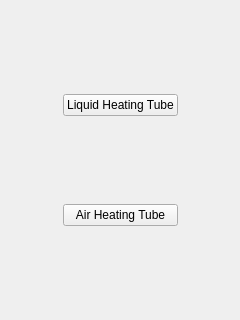
<?xml version="1.0" encoding="UTF-8"?>
<ui version="4.0">
 <class>Diagnostics::CLaSystem</class>
 <widget class="QWidget" name="Diagnostics::CLaSystem">
  <property name="geometry">
   <rect>
    <x>0</x>
    <y>0</y>
    <width>240</width>
    <height>320</height>
   </rect>
  </property>
  <property name="windowTitle">
   <string>Form</string>
  </property>
  <layout class="QGridLayout" name="gridLayout">
   <item row="1" column="1">
    <widget class="QPushButton" name="testLiquidHeatingTube">
     <property name="text">
      <string>Liquid Heating Tube</string>
     </property>
    </widget>
   </item>
   <item row="3" column="0">
    <spacer name="horizontalSpacer">
     <property name="orientation">
      <enum>Qt::Horizontal</enum>
     </property>
     <property name="sizeHint" stdset="0">
      <size>
       <width>40</width>
       <height>20</height>
      </size>
     </property>
    </spacer>
   </item>
   <item row="0" column="1">
    <spacer name="verticalSpacer">
     <property name="orientation">
      <enum>Qt::Vertical</enum>
     </property>
     <property name="sizeHint" stdset="0">
      <size>
       <width>20</width>
       <height>40</height>
      </size>
     </property>
    </spacer>
   </item>
   <item row="3" column="2">
    <spacer name="horizontalSpacer_2">
     <property name="orientation">
      <enum>Qt::Horizontal</enum>
     </property>
     <property name="sizeHint" stdset="0">
      <size>
       <width>40</width>
       <height>20</height>
      </size>
     </property>
    </spacer>
   </item>
   <item row="2" column="1">
    <spacer name="verticalSpacer_2">
     <property name="orientation">
      <enum>Qt::Vertical</enum>
     </property>
     <property name="sizeHint" stdset="0">
      <size>
       <width>20</width>
       <height>40</height>
      </size>
     </property>
    </spacer>
   </item>
   <item row="5" column="1">
    <spacer name="verticalSpacer_4">
     <property name="orientation">
      <enum>Qt::Vertical</enum>
     </property>
     <property name="sizeHint" stdset="0">
      <size>
       <width>20</width>
       <height>40</height>
      </size>
     </property>
    </spacer>
   </item>
   <item row="3" column="1">
    <widget class="QPushButton" name="testAirHeatingTube">
     <property name="text">
      <string>Air Heating Tube</string>
     </property>
    </widget>
   </item>
  </layout>
 </widget>
 <resources/>
 <connections/>
</ui>
